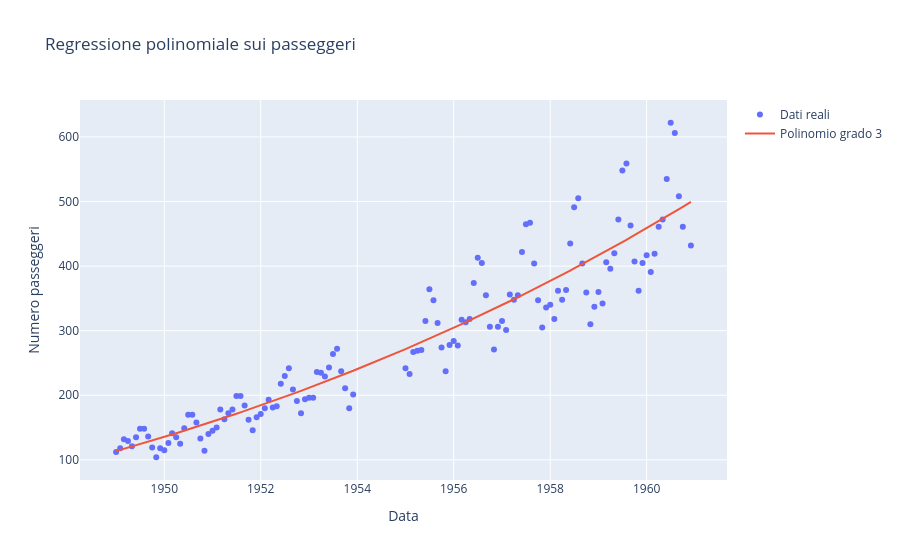

The notebook cell saved with this chart:
### Markdown cell above
### Es 1
Hai a disposizione un file `data.csv` contenente dati mensili di passeggeri con due colonne:

- `date`: data in formato `YYYY-MM` (mese/anno)
- `passengers`: numero di passeggeri per quel mese


Costruisci un modello di **regressione polinomiale** che approssima l’andamento del numero di passeggeri nel tempo.

1. Carica il dataset.
2. Convertilo in un formato numerico utilizzando una colonna `mese_numerico` che conti i mesi a partire da gennaio 1949.
3. Applica una regressione polinomiale (grado a tua scelta).
4. Calcola l’RMSE tra i valori reali e quelli predetti.
5. Visualizza i dati reali e la curva stimata con Plotly.

### Code cell
import pandas as pd
import numpy as np
from sklearn.preprocessing import PolynomialFeatures
from sklearn.linear_model import LinearRegression
from sklearn.metrics import mean_squared_error
import plotly.graph_objs as go

df = pd.read_csv("../data/data.csv")


df['mese_numerico'] = (
    (pd.to_datetime(df['date']) - pd.to_datetime('1949-01')).dt.days
)

df = df.dropna(subset=['passengers'])

grado = 3
X = df['mese_numerico'].values.reshape(-1, 1)
y = df['passengers'].values
poly = PolynomialFeatures(degree=grado)
X_poly = poly.fit_transform(X)
model = LinearRegression().fit(X_poly, y)
y_pred = model.predict(X_poly)

rmse = np.sqrt(mean_squared_error(y, y_pred))
print(f"RMSE: {rmse:.2f}")


fig = go.Figure()
fig.add_trace(go.Scatter(x=df['date'], y=y, mode='markers', name='Dati reali'))
fig.add_trace(go.Scatter(x=df['date'], y=y_pred, mode='lines', name=f'Polinomio grado {grado}'))
fig.update_layout(title="Regressione polinomiale sui passeggeri",
                  xaxis_title="Data", yaxis_title="Numero passeggeri")
fig.show()

### Figure 1 — Plotly figure (JSON) as saved in the notebook; plotly's stock layout.template omitted (floating-point values rounded to 4 significant figures; data arrays with more than 128 entries replaced by an {"elided": "..."} marker saying what was removed)
{"data": [{"mode": "markers", "name": "Dati reali", "type": "scatter", "x": {"elided": "131 str values"}, "y": {"elided": "131 int values"}}, {"mode": "lines", "name": "Polinomio grado 3", "type": "scatter", "x": {"elided": "131 str values"}, "y": {"elided": "131 float values"}}], "layout": {"title": {"text": "Regressione polinomiale sui passeggeri"}, "xaxis": {"title": {"text": "Data"}}, "yaxis": {"title": {"text": "Numero passeggeri"}}}}
